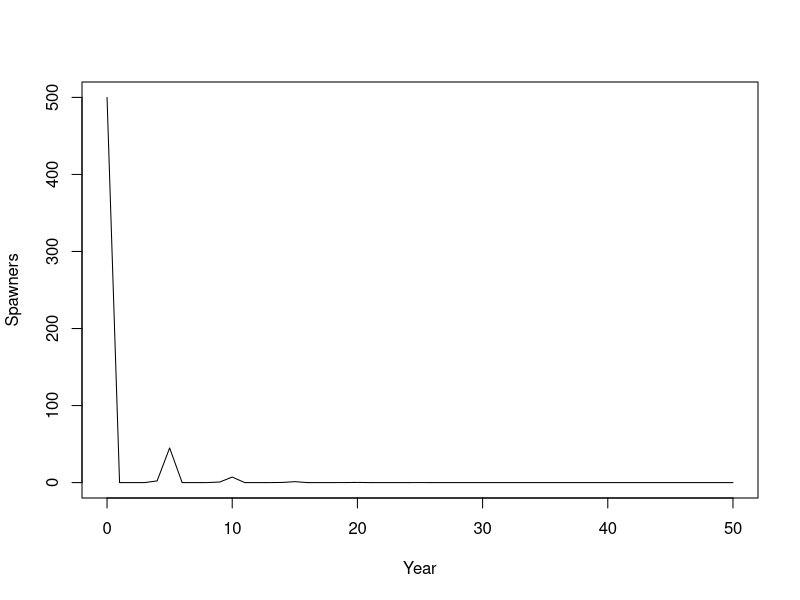

Recreate this plot in R.
#==================================
# 
# 
#  Coho LCM based on SEPA LCM utilizes EDT outputs:
#  productivity
#  capacity
#  prespawner survival
#  juvenile to spawner survival
# 
# 
#
#=================================



#===  Functions  

ipak <- function(pkg) {
  new.pkg <- pkg[!(pkg %in% installed.packages()[, "Package"])]
  if (length(new.pkg))
    install.packages(new.pkg, dependencies = TRUE)
  sapply(pkg, require, character.only = TRUE)
}

g <- function(x) head(x)



# ================================
# COHO SALMON LCM (Figure 3)
# ================================

beverton_holt <- function(N, p, c) {
  (p * N) / (1 + (p / c) * N)
}

make_A_marine_coho <- function(
    SAR,
    prespawn_surv,
    ocean_surv = c(0.7, 0.7),   # Table 2
    b2 = 0.033                  # age-2 maturation (jacks)
) {
  
  # Partition Grays Harbor survival from SAR (QA/QC section p.24)
  gh_surv <- SAR / prod(ocean_surv)
  
  # State order:
  # 1 Spawners
  # 2 Parr_end_summer
  # 3 Smolts
  # 4 O1
  # 5 O2
  
  A <- matrix(0, 5, 5)
  colnames(A) <- rownames(A) <-
    c("Spawners","Parr","Smolts","O1","O2")
  
  # Smolts -> O1 via Grays Harbor
  A["O1","Smolts"] <- gh_surv
  
  # Ocean year 1
  A["Spawners","O1"] <- ocean_surv[1] * b2 * prespawn_surv
  A["O2","O1"]       <- ocean_surv[1] * (1 - b2)
  
  # Ocean year 2 (age-3 adults return)
  A["Spawners","O2"] <- ocean_surv[2] * prespawn_surv
  
  A
}

step_coho <- function(
    state,
    p_spawn_parr, c_spawn_parr,
    p_parr_smolt, c_parr_smolt,
    A_marine
) {
  
  # Freshwater DD stages
  parr_next <- beverton_holt(state["Spawners"],
                             p_spawn_parr,
                             c_spawn_parr)
  
  smolt_next <- beverton_holt(state["Parr"],
                              p_parr_smolt,
                              c_parr_smolt)
  
  # Marine linear transitions
  next_state <- as.numeric(A_marine %*% state)
  names(next_state) <- rownames(A_marine)
  
  # overwrite freshwater DD outputs
  next_state["Parr"]   <- parr_next
  next_state["Smolts"] <- smolt_next
  
  next_state
}

simulate_coho <- function(
    nyears,
    init = c(Spawners=500, Parr=0, Smolts=0, O1=0, O2=0),
    
    # Freshwater DD parameters (from EDT)
    p_spawn_parr,
    c_spawn_parr,
    p_parr_smolt,
    c_parr_smolt,
    
    # Marine parameters
    SAR,
    prespawn_surv
) {
  
  A <- make_A_marine_coho(
    SAR = SAR,
    prespawn_surv = prespawn_surv
  )
  
  out <- matrix(NA, nyears+1, 5)
  colnames(out) <- names(init)
  out[1,] <- init
  
  state <- init
  for(t in 1:nyears){
    state <- step_coho(
      state,
      p_spawn_parr,
      c_spawn_parr,
      p_parr_smolt,
      c_parr_smolt,
      A
    )
    out[t+1,] <- state
  }
  
  as.data.frame(out) |>
    transform(Year = 0:nyears, .before = 1)
}


#---- test with edt values 



sim_coho <- simulate_coho(
  nyears = 50,
  
  p_spawn_parr  = 3.5,      # EDT DD productivity
  c_spawn_parr  = 8000,     # EDT DD capacity
  
  p_parr_smolt  = 2.0,      # EDT DD productivity
  c_parr_smolt  = 5000,     # EDT DD capacity
  
  SAR = 0.03,               # EDT DI Total returns to spawners
  prespawn_surv = 0.85
)

plot(sim_coho$Year, sim_coho$Spawners, type="l",
     xlab="Year", ylab="Spawners")


